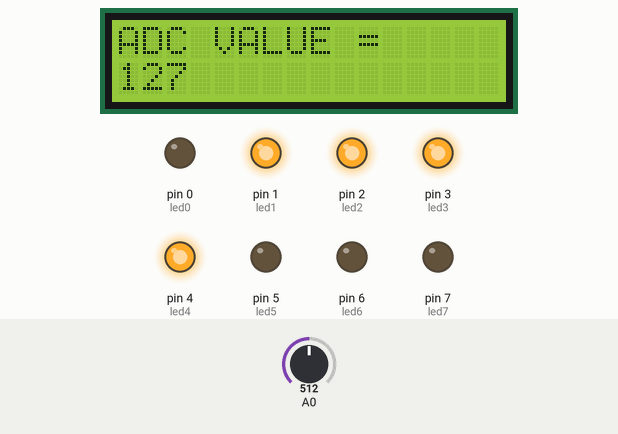
Bench run of a sketch on a simulated Arduino Uno, built with avr-gcc and run on an emulated ATmega328P. Parts: 16×2 character LCD, output pins drawn as LEDs (lit = HIGH). The test bench sets the inputs (shaded band); at power-on: A0 = 512.

Above: at 1.2 s.
1.3 s: A0 set to 54
At 2.4 s:
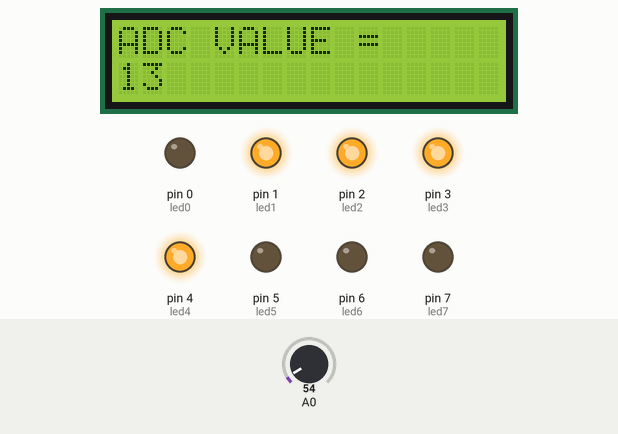
5.4 s: A0 set to 45
At 7.8 s:
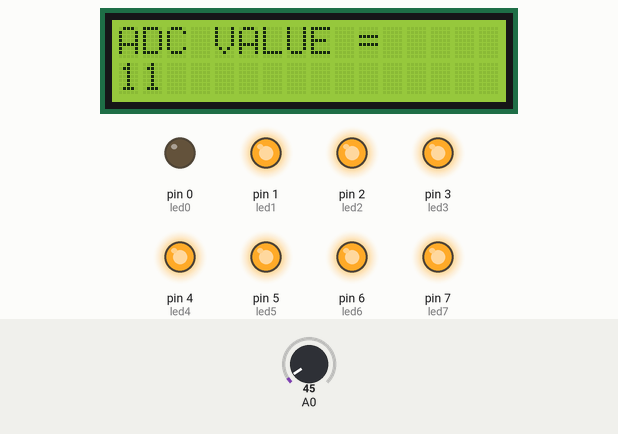
9.5 s: A0 set to 0
At 11.9 s:
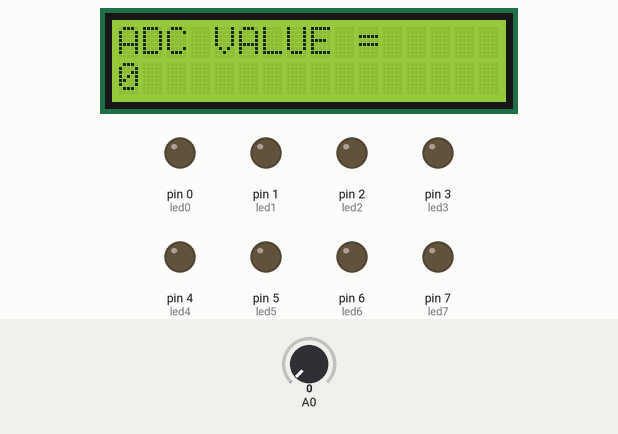
13.6 s: A0 set to 511
At 14.8 s:
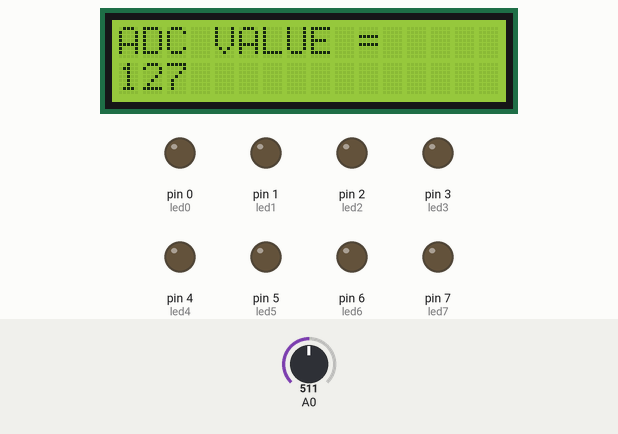
Timing chart, 0 to 16.6 s (numbered marks = the images above; inputs shaded):
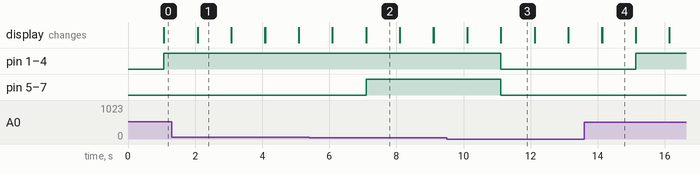

Measured:
- the behaviour switches between 51 and 50 on A0 (found by bisection; images 1 and 2)
- after the input at 1.3 s, the display: first differs from a run without the input after 0.77 s (image 1)
- after the input at 5.4 s, pin 5 (led5), pin 6 (led6), pin 7 (led7): LOW → HIGH after 1.7 s; the display: first differs from a run without the input after 0.69 s (image 2)
- after the input at 9.5 s, pin 1 (led1), pin 2 (led2), pin 3 (led3), pin 4 (led4), pin 5 (led5), pin 6 (led6), pin 7 (led7): HIGH → LOW after 1.6 s; the display: first differs from a run without the input after 0.61 s (image 3)
- after the input at 13.6 s, pin 1 (led1), pin 2 (led2), pin 3 (led3), pin 4 (led4): LOW → HIGH after 1.5 s; the display: first differs from a run without the input after 0.53 s (image 4)
- what the display in image 1 shows lasts 1.0 s, from 2.1 s to 3.1 s

The sketch:

LDR_ARDUINO.ino
```cpp
#include <LiquidCrystal.h>
int led7 = 7;
int led6 = 6;
int led5 = 5;
int led4 = 4;
int led3 = 3;
int led2 = 2;
int led1 = 1;
int led0 = 0;
LiquidCrystal lcd (13,12,11,10,9,8);

void setup() {
  // put your setup code here, to run once:
lcd.begin(16,2);
pinMode(led0,OUTPUT);
pinMode(led1,OUTPUT);
pinMode(led2,OUTPUT);
pinMode(led3,OUTPUT);
pinMode(led4,OUTPUT);
pinMode(led5,OUTPUT);
pinMode(led6,OUTPUT);
pinMode(led7,OUTPUT);

}

void loop() {
  // put your main code here, to run repeatedly:
 int LDR1 = analogRead(A0);
 int temp = map(LDR1,0,1023,0,255);
 lcd.setCursor(0,0);
 lcd.print("ADC VALUE = ");
 lcd.setCursor(0,1);
 lcd.print(temp);
 delay(1000);
 lcd.clear();

 if(LDR1==0){
    digitalWrite(led0, LOW);
    digitalWrite(led1, LOW);
    digitalWrite(led2, LOW);
    digitalWrite(led3, LOW);
    digitalWrite(led4, LOW);
    digitalWrite(led5, LOW);
    digitalWrite(led6, LOW);
    digitalWrite(led7, LOW);

  } else if (LDR1>50){
    digitalWrite(led0, LOW);
    digitalWrite(led1, HIGH);
    digitalWrite(led2, HIGH);
    digitalWrite(led3, HIGH);
    digitalWrite(led4, HIGH);
    digitalWrite(led5, LOW);
    digitalWrite(led6, LOW);
    digitalWrite(led7, LOW);

    }
    else{
    digitalWrite(led0, LOW);
    digitalWrite(led1, HIGH);
    digitalWrite(led2, HIGH);
    digitalWrite(led3, HIGH);
    digitalWrite(led4, HIGH);
    digitalWrite(led5, HIGH);
    digitalWrite(led6, HIGH);
    digitalWrite(led7, HIGH);

    }
}
```
